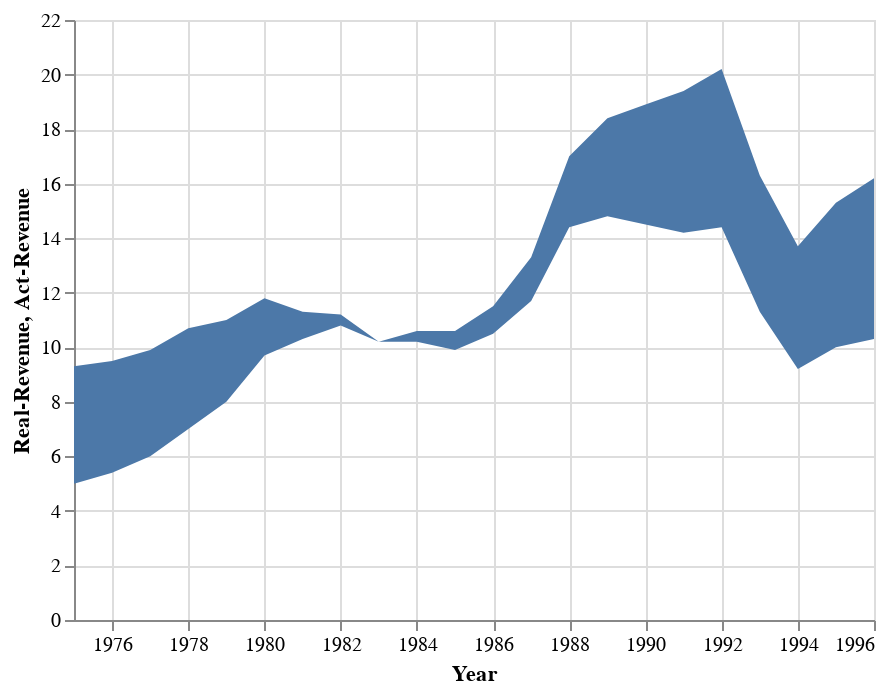

Notebook cell for this chart:
### Code cell
alt.Chart(data).mark_area().encode(x='Year:T',  y='Real-Revenue', y2='Act-Revenue')

### Figure 1 — Vega-Lite specification as saved in the notebook (floating-point values rounded to 4 significant figures)
{"config": {"view": {"continuousWidth": 400, "continuousHeight": 300}}, "data": {"name": "data-e85553bf9b73d4da9895a4c68afef039"}, "mark": "area", "encoding": {"x": {"type": "temporal", "field": "Year"}, "y": {"type": "quantitative", "field": "Real-Revenue"}, "y2": {"field": "Act-Revenue"}}, "$schema": "https://vega.github.io/schema/vega-lite/v4.8.1.json", "datasets": {"data-e85553bf9b73d4da9895a4c68afef039": [{"Year": "1975", "Coded Year": 0, "Act-Revenue": 5.0, "CPI-U": 53.8, "Real-Revenue": 9.3}, {"Year": "1976", "Coded Year": 1, "Act-Revenue": 5.4, "CPI-U": 56.9, "Real-Revenue": 9.5}, {"Year": "1977", "Coded Year": 2, "Act-Revenue": 6.0, "CPI-U": 60.6, "Real-Revenue": 9.9}, {"Year": "1978", "Coded Year": 3, "Act-Revenue": 7.0, "CPI-U": 65.2, "Real-Revenue": 10.7}, {"Year": "1979", "Coded Year": 4, "Act-Revenue": 8.0, "CPI-U": 72.6, "Real-Revenue": 11.0}, {"Year": "1980", "Coded Year": 5, "Act-Revenue": 9.7, "CPI-U": 82.4, "Real-Revenue": 11.8}, {"Year": "1981", "Coded Year": 6, "Act-Revenue": 10.3, "CPI-U": 90.9, "Real-Revenue": 11.3}, {"Year": "1982", "Coded Year": 7, "Act-Revenue": 10.8, "CPI-U": 96.5, "Real-Revenue": 11.2}, {"Year": "1983", "Coded Year": 8, "Act-Revenue": 10.2, "CPI-U": 99.6, "Real-Revenue": 10.2}, {"Year": "1984", "Coded Year": 9, "Act-Revenue": 10.6, "CPI-U": 103.9, "Real-Revenue": 10.2}, {"Year": "1985", "Coded Year": 10, "Act-Revenue": 10.6, "CPI-U": 107.6, "Real-Revenue": 9.9}, {"Year": "1986", "Coded Year": 11, "Act-Revenue": 11.5, "CPI-U": 109.6, "Real-Revenue": 10.5}, {"Year": "1987", "Coded Year": 12, "Act-Revenue": 13.3, "CPI-U": 113.6, "Real-Revenue": 11.7}, {"Year": "1988", "Coded Year": 13, "Act-Revenue": 17.0, "CPI-U": 118.3, "Real-Revenue": 14.4}, {"Year": "1989", "Coded Year": 14, "Act-Revenue": 18.4, "CPI-U": 124.0, "Real-Revenue": 14.8}, {"Year": "1990", "Coded Year": 15, "Act-Revenue": 18.9, "CPI-U": 130.7, "Real-Revenue": 14.5}, {"Year": "1991", "Coded Year": 16, "Act-Revenue": 19.4, "CPI-U": 136.2, "Real-Revenue": 14.2}, {"Year": "1992", "Coded Year": 17, "Act-Revenue": 20.2, "CPI-U": 140.3, "Real-Revenue": 14.4}, {"Year": "1993", "Coded Year": 18, "Act-Revenue": 16.3, "CPI-U": 144.5, "Real-Revenue": 11.3}, {"Year": "1994", "Coded Year": 19, "Act-Revenue": 13.7, "CPI-U": 148.2, "Real-Revenue": 9.2}, {"Year": "1995", "Coded Year": 20, "Act-Revenue": 15.3, "CPI-U": 152.4, "Real-Revenue": 10.0}, {"Year": "1996", "Coded Year": 21, "Act-Revenue": 16.2, "CPI-U": 156.9, "Real-Revenue": 10.3}]}}
